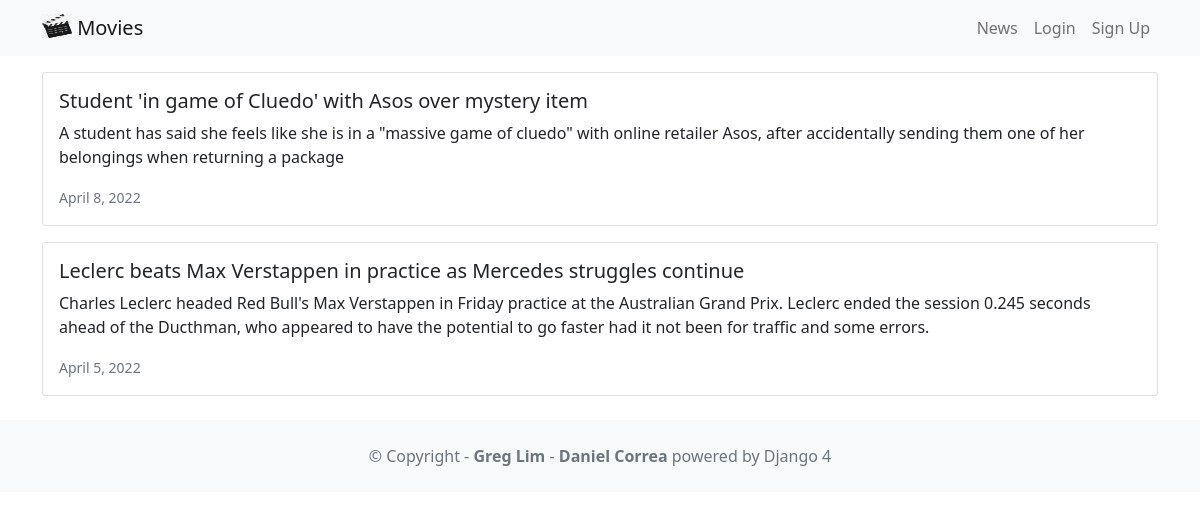
Page /news/ on the committed database.
### news/models.py (models this page shows, shortened)
class News(models.Model):
    headline = models.CharField(max_length=200)
    body = models.TextField()
    date = models.DateField()

### news/views.py (the view)
# urls.py: path('news/', include('news.urls')),
def news(request):
    newss = News.objects.all().order_by('-date')
    return render(request, 'news.html', {'newss' : newss})

### news/templates/news.html
{% extends 'base.html' %}
{% block content %}
{% for news in newss %}
<dipythov class="card mb-3">
  <div class="row g-0">
    <div>
      <div class="card-body">
        <h5 class="card-title">{{ news.headline }}</h5>
        <p class="card-text">{{ news.body }}</p>
        <p class="card-text"><small class="text-muted">{{ news.date }}</small></p>
      </div>
    </div>
  </div>
</dipythov>
{% endfor %}
{% endblock content %}

### rows in the picture
News: headline "Student 'in game of Cluedo' with Asos over mystery item", body "A student has said she feels like she is in a \"massive game of cluedo\" with online retailer Asos, after accidentally sending them one of her belongings when returning a package", date "April 8, 2022"
News: headline "Leclerc beats Max Verstappen in practice as Mercedes struggles continue", body "Charles Leclerc headed Red Bull's Max Verstappen in Friday practice at the Australian Grand Prix. Leclerc ended the session 0.245 seconds ahead of the Ducthman, who appeared to have the potential to go faster had it not been for traffic and some errors.", date "April 5, 2022"
